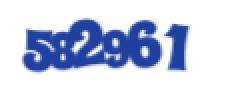
#> input picture Bot/captcha_temp.png, 120 x 51 px (shown 2 times larger)
$ python -i image_processor.py   (imports and definitions only)
#> lines starting #> are read from the running program, lines starting #| are printed output that depends on the picture
import os
from PIL import Image, ImageEnhance

def preprocess_captcha(image_path):
#> called with image_path = 'captcha_temp.png'
    try:
        # Открываем изображение и конвертируем в оттенки серого
        img = Image.open(image_path).convert('L')
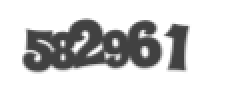
#> img: PIL image 120x51 L (shown 2 times larger); min 65, max 255, mean 213.4

        # Увеличиваем картинку в 4 раза для лучшей точности Tesseract
        new_width = img.width * 4
#> new_width = 480
        new_height = img.height * 4
#> new_height = 204
        img = img.resize((new_width, new_height), Image.Resampling.LANCZOS)
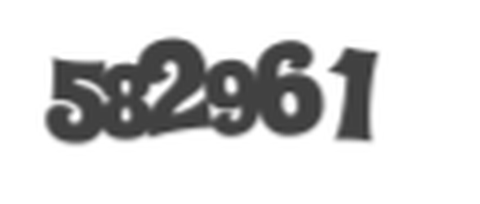
#> img: PIL image 480x204 L; min 50, max 255, mean 213.4

        # Немного повышаем контраст, чтобы буквы были четче
        enhancer = ImageEnhance.Contrast(img)
        img = enhancer.enhance(2.0)
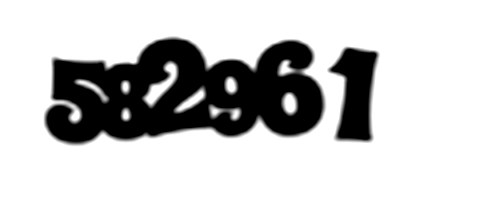
#> img: PIL image 480x204 L; min 0, max 255, mean 197.3

        # Сохраняем обработанное изображение
        processed_path = "captcha_processed.png"
        img.save(processed_path)
        return processed_path
    except Exception as e:
        print(f"⚠️ Предупреждение при обработке картинки: {e}")
        return image_path

>>> result = preprocess_captcha('captcha_temp.png')
